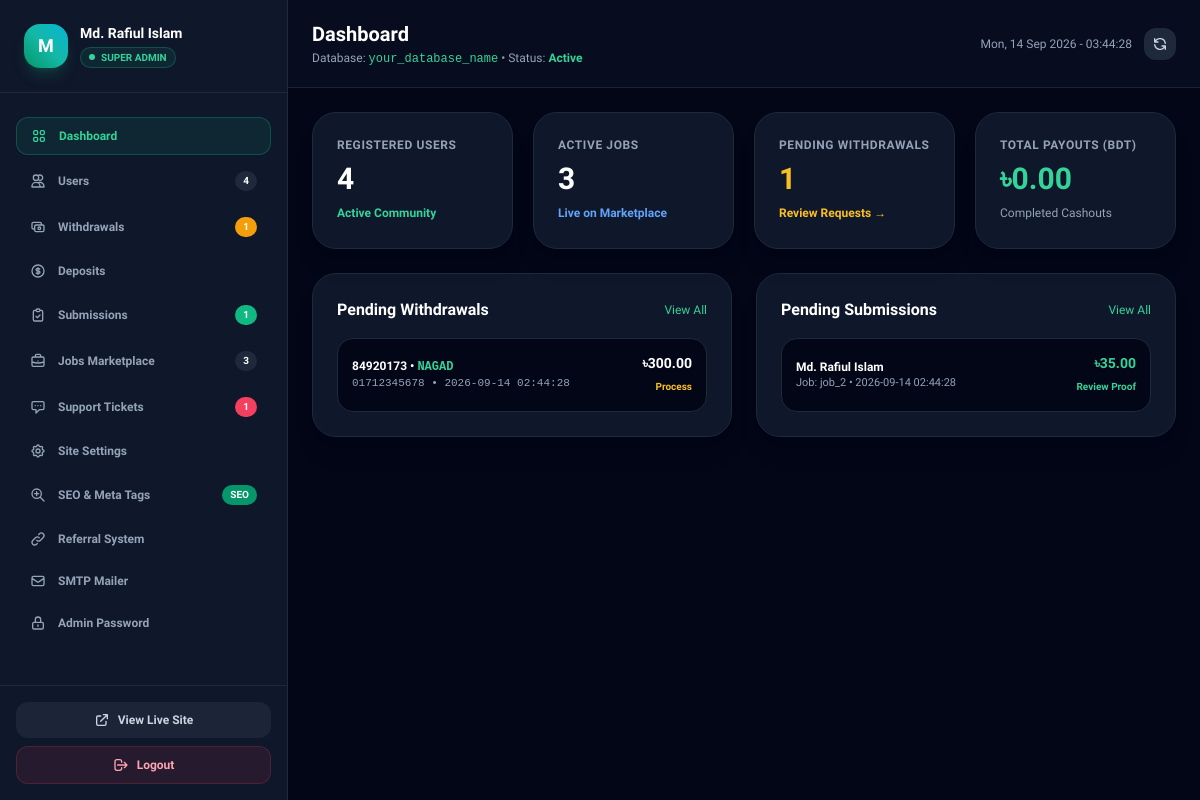
/admin/index.php (signed in), run on the app's committed database.
### tables this page shows
CREATE TABLE `wallet_transactions` (
  `id` VARCHAR(50) PRIMARY KEY,
  `user_id` VARCHAR(50) NOT NULL,
  `type` ENUM('deposit', 'withdrawal', 'task_earning', 'job_post', 'referral_bonus', 'daily_streak', 'campaign_spend') NOT NULL,
  `title` VARCHAR(255) NOT NULL,
  `title_bn` VARCHAR(255) NOT NULL,
  `amount_bdt` DECIMAL(12,2) NOT NULL,
  `amount_usd` DECIMAL(12,2) NOT NULL,
  `method` VARCHAR(50) NULL,
  `account_number` VARCHAR(50) NULL,
  `trx_id` VARCHAR(100) NULL,
  `status` ENUM('completed', 'pending', 'rejected') DEFAULT 'pending',
  `note` TEXT NULL,
  `created_at` DATETIME DEFAULT CURRENT_TIMESTAMP
);

CREATE TABLE `task_submissions` (
  `id` VARCHAR(50) PRIMARY KEY,
  `job_id` VARCHAR(50) NOT NULL,
  `worker_id` VARCHAR(50) NOT NULL,
  `worker_name` VARCHAR(100) NOT NULL,
  `worker_avatar` VARCHAR(255) NULL,
  `proof_text` TEXT NOT NULL,
  `proof_url` TEXT NULL,
  `proof_image_url` LONGTEXT NULL,
  `status` ENUM('pending', 'approved', 'rejected', 'disputed') DEFAULT 'pending',
  `feedback` TEXT NULL,
  `earned_bdt` DECIMAL(10,2) NOT NULL,
  `earned_usd` DECIMAL(10,2) NOT NULL,
  `submitted_at` DATETIME DEFAULT CURRENT_TIMESTAMP
);

### includes/functions.php (called while the page is built, shortened)
<?php
require_once __DIR__ . '/../config/env.php';
if (!function_exists('app_url')) {
    function app_url($path = '') {
        $base = get_base_app_url();
        $trimmedPath = ltrim($path, '/');
        return $trimmedPath ? "$base/$trimmedPath" : $base;
    }
}
if (!function_exists('sanitize_output')) {
    function sanitize_output($string) {
        return htmlspecialchars((string)$string, ENT_QUOTES | ENT_SUBSTITUTE, 'UTF-8');
    }
}

### config/env.php (called while the page is built, shortened)
<?php
if (!function_exists('env')) {
    function env($key, $default = null) {
        $val = getenv($key);
        if ($val !== false) {
            return $val;
        }
        return $default;
    }
}
if (!function_exists('get_base_app_url')) {
    function get_base_app_url() {
        $configured = env('APP_URL');
        $isHttps = (
            (!empty($_SERVER['HTTPS']) && $_SERVER['HTTPS'] !== 'off') ||
            (!empty($_SERVER['HTTP_X_FORWARDED_PROTO']) && $_SERVER['HTTP_X_FORWARDED_PROTO'] === 'https') ||
            (!empty($_SERVER['SERVER_PORT']) && $_SERVER['SERVER_PORT'] == 443)
        );
        $protocol = $isHttps ? 'https://' : 'http://';
        $host = $_SERVER['HTTP_HOST'] ?? 'localhost';
        return rtrim($protocol . $host, '/');
    }
}

### admin/index.php (the view, shortened to what this page needs)
<?php
require_once __DIR__ . '/../config/env.php';
require_once __DIR__ . '/../includes/functions.php';
$db = get_db();
    ?>
    <?php
$tab = $_GET['tab'] ?? 'dashboard';
$kpiUsers = 0;
$kpiJobs = 0;
$kpiPendingWithdrawals = 0;
$kpiTotalPayoutBDT = 0.0;
if ($db) {
    try {
        $kpiUsers = (int)$db->query("SELECT COUNT(*) FROM users")->fetchColumn();
        $kpiJobs = (int)$db->query("SELECT COUNT(*) FROM jobs WHERE status = 'active'")->fetchColumn();
        $kpiPendingWithdrawals = (int)$db->query("SELECT COUNT(*) FROM wallet_transactions WHERE type = 'withdrawal' AND status = 'pending'")->fetchColumn();
        $kpiPendingDeposits = (int)$db->query("SELECT COUNT(*) FROM wallet_transactions WHERE type = 'deposit' AND status = 'pending'")->fetchColumn();
        $kpiPendingSubmissions = (int)$db->query("SELECT COUNT(*) FROM task_submissions WHERE status = 'pending'")->fetchColumn();
        $kpiOpenTickets = (int)$db->query("SELECT COUNT(*) FROM support_tickets WHERE status IN ('open', 'in_progress')")->fetchColumn();
        $kpiTotalPayoutBDT = (float)$db->query("SELECT COALESCE(SUM(amount_bdt), 0) FROM wallet_transactions WHERE type = 'withdrawal' AND status = 'completed'")->fetchColumn();
    } catch (Exception $e) {}
}
$adminUsername = $_SESSION['admin_username'] ?? 'Admin';
?>
<!DOCTYPE html>
<html lang="en" class="dark">
<head>
  <script src="https://cdn.tailwindcss.com"></script>
</head>
<body class="bg-slate-950 text-slate-100 min-h-screen flex flex-col antialiased selection:bg-emerald-500 selection:text-white">
  <div class="flex-1 flex min-h-screen">
    <aside id="sidebarDrawer" class="fixed inset-y-0 left-0 z-50 w-72 bg-slate-900 border-r border-slate-800 flex flex-col transition-transform duration-300 transform -translate-x-full lg:translate-x-0 lg:static lg:z-auto">
      <div class="p-6 border-b border-slate-800 flex items-center justify-between">
        <div class="flex items-center gap-3">
          <div class="w-11 h-11 rounded-2xl bg-gradient-to-tr from-emerald-600 via-teal-500 to-cyan-500 flex items-center justify-center font-black text-white text-lg shadow-lg shadow-emerald-500/20">
            <?= strtoupper(substr($adminUsername, 0, 1)) ?>
          </div>
          <div>
            <h2 class="font-bold text-white text-sm leading-snug"><?= sanitize_output($adminUsername) ?></h2>
            <div class="inline-flex items-center gap-1.5 px-2 py-0.5 rounded-full bg-emerald-500/10 border border-emerald-500/30 text-[10px] font-bold text-emerald-400 mt-0.5">
              <span class="w-1.5 h-1.5 rounded-full bg-emerald-400 animate-pulse"></span>
              SUPER ADMIN
            </div>
          </div>
        </div>
      </div>
      <nav class="flex-1 px-4 py-6 space-y-1.5 overflow-y-auto custom-scrollbar">
        <?php
        foreach ($navItems as $k => $item):
            $isActive = ($tab === $k);
        ?>
          <a href="<?= app_url('admin/index.php?tab=' . $k) ?>" class="flex items-center justify-between px-3.5 py-2.5 rounded-xl text-xs font-semibold transition-all <?= $isActive ? 'bg-emerald-500/10 text-emerald-400 border border-emerald-500/30 shadow-sm' : 'text-slate-400 hover:text-white hover:bg-slate-800/60' ?>">
            <div class="flex items-center gap-3">
              <svg class="w-4 h-4 shrink-0 <?= $isActive ? 'text-emerald-400' : 'text-slate-400' ?>" fill="none" stroke="currentColor" viewBox="0 0 24 24"><?= $item['icon'] ?></svg>
              <span><?= $item['label'] ?></span>
            </div>
            <?php if (!empty($item['badge'])): ?>
              <span class="px-2 py-0.5 rounded-full text-[10px] font-bold text-white <?= $item['badgeColor'] ?? 'bg-slate-800 text-slate-300' ?>"><?= $item['badge'] ?></span>
            <?php endif; ?>
          </a>
        <?php endforeach; ?>
      </nav>
      <div class="p-4 border-t border-slate-800 space-y-2">
        <a href="<?= app_url() ?>" target="_blank" class="w-full flex items-center justify-center gap-2 py-2.5 px-4 rounded-xl bg-slate-800/80 hover:bg-slate-800 text-slate-300 hover:text-white text-xs font-semibold transition-colors">
          <svg class="w-4 h-4" fill="none" stroke="currentColor" viewBox="0 0 24 24"><path stroke-linecap="round" stroke-linejoin="round" stroke-width="2" d="M10 6H6a2 2 0 00-2 2v10a2 2 0 002 2h10a2 2 0 002-2v-4M14 4h6m0 0v6m0-6L10 14"/></svg>
          <span>View Live Site</span>
        </a>
        <a href="<?= app_url('admin/index.php?action=logout') ?>" class="w-full flex items-center justify-center gap-2 py-2.5 px-4 rounded-xl bg-rose-500/10 hover:bg-rose-500/20 text-rose-300 text-xs font-semibold transition-colors border border-rose-500/20">
          <svg class="w-4 h-4" fill="none" stroke="currentColor" viewBox="0 0 24 24"><path stroke-linecap="round" stroke-linejoin="round" stroke-width="2" d="M17 16l4-4m0 0l-4-4m4 4H7m6 4v1a3 3 0 01-3 3H6a3 3 0 01-3-3V7a3 3 0 013-3h4a3 3 0 013 3v1"/></svg>
          <span>Logout</span>
        </a>
      </div>
    </aside>
    <main class="flex-1 flex flex-col min-w-0 bg-slate-950 overflow-y-auto">
      <header class="px-6 py-5 bg-slate-900/40 border-b border-slate-800/80 flex items-center justify-between">
        <div>
          <h1 class="text-xl font-black text-white capitalize"><?= str_replace('_', ' ', $tab) ?></h1>
          <p class="text-xs text-slate-400 mt-0.5">Database: <span class="text-emerald-400 font-mono"><?= env('DB_NAME', 'bahubal2_Amaderjob8383') ?></span> &bull; Status: <span class="text-emerald-400 font-semibold">Active</span></p>
        </div>
        <div class="flex items-center gap-3">
          <span class="text-xs text-slate-400 hidden sm:inline"><?= date('D, d M Y - H:i:s') ?></span>
          <a href="<?= app_url('admin/index.php?tab=' . $tab) ?>" class="p-2 rounded-xl bg-slate-800 text-slate-300 hover:text-white transition-colors" title="Refresh">
            <svg class="w-4 h-4" fill="none" stroke="currentColor" viewBox="0 0 24 24"><path stroke-linecap="round" stroke-linejoin="round" stroke-width="2" d="M4 4v5h.582m15.356 2A8.001 8.001 0 004.582 9m0 0H9m11 11v-5h-.581m0 0a8.003 8.003 0 01-15.357-2m15.357 2H15"/></svg>
          </a>
        </div>
      </header>
      <div class="p-6 space-y-6">
        <?php if ($tab === 'dashboard'): ?>
          <div class="grid grid-cols-1 sm:grid-cols-2 lg:grid-cols-4 gap-5">
            <div class="p-6 rounded-3xl bg-slate-900 border border-slate-800 shadow-xl relative overflow-hidden">
              <div class="text-xs font-bold text-slate-400 uppercase tracking-wider">Registered Users</div>
              <div class="text-3xl font-black text-white mt-2"><?= number_format($kpiUsers) ?></div>
              <div class="text-xs text-emerald-400 mt-2 flex items-center gap-1 font-semibold">
                <span>Active Community</span>
              </div>
            </div>
            <div class="p-6 rounded-3xl bg-slate-900 border border-slate-800 shadow-xl relative overflow-hidden">
              <div class="text-xs font-bold text-slate-400 uppercase tracking-wider">Active Jobs</div>
              <div class="text-3xl font-black text-white mt-2"><?= number_format($kpiJobs) ?></div>
              <div class="text-xs text-blue-400 mt-2 font-semibold">Live on Marketplace</div>
            </div>
            <div class="p-6 rounded-3xl bg-slate-900 border border-slate-800 shadow-xl relative overflow-hidden">
              <div class="text-xs font-bold text-slate-400 uppercase tracking-wider">Pending Withdrawals</div>
              <div class="text-3xl font-black text-amber-400 mt-2"><?= number_format($kpiPendingWithdrawals) ?></div>
              <a href="<?= app_url('admin/index.php?tab=withdrawals') ?>" class="text-xs text-amber-400 hover:underline mt-2 inline-block font-semibold">Review Requests &rarr;</a>
            </div>
            <div class="p-6 rounded-3xl bg-slate-900 border border-slate-800 shadow-xl relative overflow-hidden">
              <div class="text-xs font-bold text-slate-400 uppercase tracking-wider">Total Payouts (BDT)</div>
              <div class="text-3xl font-black text-emerald-400 mt-2">৳<?= number_format($kpiTotalPayoutBDT, 2) ?></div>
              <div class="text-xs text-slate-400 mt-2">Completed Cashouts</div>
            </div>
          </div>
          <div class="grid grid-cols-1 lg:grid-cols-2 gap-6 mt-6">
            <div class="p-6 rounded-3xl bg-slate-900 border border-slate-800 shadow-xl">
              <div class="flex items-center justify-between mb-4">
                <h3 class="font-bold text-white text-base">Pending Withdrawals</h3>
                <a href="<?= app_url('admin/index.php?tab=withdrawals') ?>" class="text-xs text-emerald-400 hover:underline">View All</a>
              </div>
              <?php
              $pWithdrawals = [];
              if ($db) {
                  try {
                      $pStmt = $db->query("SELECT * FROM wallet_transactions WHERE type = 'withdrawal' AND status = 'pending' ORDER BY created_at DESC LIMIT 5");
                      $pWithdrawals = $pStmt->fetchAll();
                  } catch (Exception $e) {}
              }
              ?>
              <?php if (empty($pWithdrawals)): ?>
                <p class="text-xs text-slate-400 py-6 text-center">No pending withdrawal requests right now.</p>
              <?php else: ?>
                <div class="space-y-3">
                  <?php foreach ($pWithdrawals as $w): ?>
                    <div class="p-3.5 rounded-2xl bg-slate-950 border border-slate-800 flex items-center justify-between">
                      <div>
                        <div class="text-xs font-bold text-white"><?= sanitize_output($w['user_id']) ?> &bull; <span class="text-emerald-400 uppercase font-mono"><?= sanitize_output($w['method']) ?></span></div>
                        <div class="text-[11px] text-slate-400 font-mono"><?= sanitize_output($w['account_number']) ?> &bull; <?= $w['created_at'] ?></div>
                      </div>
                      <div class="text-right">
                        <div class="text-sm font-black text-white">৳<?= number_format($w['amount_bdt'], 2) ?></div>
                        <a href="<?= app_url('admin/index.php?tab=withdrawals') ?>" class="text-[10px] font-bold text-amber-400 hover:underline">Process</a>
                      </div>
                    </div>
                  <?php endforeach; ?>
                </div>
              <?php endif; ?>
            </div>
            <div class="p-6 rounded-3xl bg-slate-900 border border-slate-800 shadow-xl">
              <div class="flex items-center justify-between mb-4">
                <h3 class="font-bold text-white text-base">Pending Submissions</h3>
                <a href="<?= app_url('admin/index.php?tab=submissions') ?>" class="text-xs text-emerald-400 hover:underline">View All</a>
              </div>
              <?php
              $pSubs = [];
              if ($db) {
                  try {
                      $psStmt = $db->query("SELECT * FROM task_submissions WHERE status = 'pending' ORDER BY submitted_at DESC LIMIT 5");
                      $pSubs = $psStmt->fetchAll();
                  } catch (Exception $e) {}
              }
              ?>
              <?php if (empty($pSubs)): ?>
                <p class="text-xs text-slate-400 py-6 text-center">No pending task proofs to review.</p>
              <?php else: ?>
                <div class="space-y-3">
                  <?php foreach ($pSubs as $s): ?>
                    <div class="p-3.5 rounded-2xl bg-slate-950 border border-slate-800 flex items-center justify-between">
                      <div>
                        <div class="text-xs font-bold text-white"><?= sanitize_output($s['worker_name']) ?></div>
                        <div class="text-[11px] text-slate-400">Job: <?= sanitize_output($s['job_id']) ?> &bull; <?= $s['submitted_at'] ?></div>
                      </div>
                      <div class="text-right">
                        <div class="text-sm font-black text-emerald-400">৳<?= number_format($s['earned_bdt'], 2) ?></div>
                        <a href="<?= app_url('admin/index.php?tab=submissions') ?>" class="text-[10px] font-bold text-emerald-400 hover:underline">Review Proof</a>
                      </div>
                    </div>
                  <?php endforeach; ?>
                </div>
              <?php endif; ?>
            </div>
          </div>
        <?php endif; ?>
      </div>
    </main>
  </div>
</body>
</html>

### admin/index.php (style rules this page uses)
body { font-family: 'Plus Jakarta Sans', sans-serif; }

### data on the page
wallet_transactions: user "84920173", method "NAGAD", account_number "01712345678", created_at "2026-09-14 02:44:28", amount_bdt "300.00"
task_submissions: worker_name "Md. Rafiul Islam", job "job_2", submitted_at "2026-09-14 02:44:28", earned_bdt "35.00"

### other printed values
substr($adminUsername, 0, 1) "M"
sanitize_output($adminUsername) "Md. Rafiul Islam"
$item['label'] "Dashboard"
$item['label'] "Users"
$item['badge'] "4"
$item['label'] "Withdrawals"
$item['badge'] "1"
$item['label'] "Deposits"
$item['label'] "Submissions"
$item['label'] "Jobs Marketplace"
$item['badge'] "3"
$item['label'] "Support Tickets"
$item['label'] "Site Settings"
$item['label'] "SEO & Meta Tags"
$item['badge'] "SEO"
